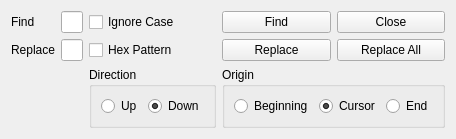
<?xml version="1.0" encoding="UTF-8"?>
<ui version="4.0">
 <class>BinaryFinder</class>
 <widget class="QFrame" name="BinaryFinder">
  <property name="geometry">
   <rect>
    <x>0</x>
    <y>0</y>
    <width>437</width>
    <height>126</height>
   </rect>
  </property>
  <layout class="QGridLayout" name="layout">
   <item row="0" column="0">
    <widget class="QLabel" name="findLabel">
     <property name="text">
      <string>Find</string>
     </property>
    </widget>
   </item>
   <item row="0" column="1">
    <widget class="QLineEdit" name="findEdit">
     <property name="maxLength">
      <number>255</number>
     </property>
     <property name="dragEnabled">
      <bool>true</bool>
     </property>
    </widget>
   </item>
   <item row="0" column="2">
    <widget class="QCheckBox" name="findCheckBox">
     <property name="text">
      <string>Ignore Case</string>
     </property>
    </widget>
   </item>
   <item row="0" column="3">
    <widget class="QPushButton" name="findButton">
     <property name="text">
      <string>Find</string>
     </property>
     <property name="autoDefault">
      <bool>false</bool>
     </property>
    </widget>
   </item>
   <item row="0" column="4">
    <widget class="QPushButton" name="closeButton">
     <property name="text">
      <string>Close</string>
     </property>
     <property name="autoDefault">
      <bool>false</bool>
     </property>
    </widget>
   </item>
   <item row="1" column="0">
    <widget class="QLabel" name="replaceLabel">
     <property name="text">
      <string>Replace</string>
     </property>
    </widget>
   </item>
   <item row="1" column="1">
    <widget class="QLineEdit" name="replaceEdit">
     <property name="maxLength">
      <number>255</number>
     </property>
     <property name="dragEnabled">
      <bool>true</bool>
     </property>
    </widget>
   </item>
   <item row="1" column="2">
    <widget class="QCheckBox" name="replaceCheckBox">
     <property name="text">
      <string>Hex Pattern</string>
     </property>
    </widget>
   </item>
   <item row="1" column="3">
    <widget class="QPushButton" name="replaceButton">
     <property name="text">
      <string>Replace</string>
     </property>
     <property name="autoDefault">
      <bool>false</bool>
     </property>
    </widget>
   </item>
   <item row="1" column="4">
    <widget class="QPushButton" name="replaceAllButton">
     <property name="text">
      <string>Replace All</string>
     </property>
     <property name="autoDefault">
      <bool>false</bool>
     </property>
    </widget>
   </item>
   <item row="2" column="2">
    <widget class="QGroupBox" name="directionBox">
     <property name="title">
      <string>Direction</string>
     </property>
     <layout class="QHBoxLayout" name="directionLayout">
      <item>
       <widget class="QRadioButton" name="upButton">
        <property name="text">
         <string>Up</string>
        </property>
        <property name="checked">
         <bool>false</bool>
        </property>
       </widget>
      </item>
      <item>
       <widget class="QRadioButton" name="downButton">
        <property name="text">
         <string>Down</string>
        </property>
        <property name="checked">
         <bool>true</bool>
        </property>
       </widget>
      </item>
     </layout>
    </widget>
   </item>
   <item row="2" column="3" colspan="2">
    <widget class="QGroupBox" name="originBox">
     <property name="title">
      <string>Origin</string>
     </property>
     <layout class="QHBoxLayout" name="originLayout">
      <item>
       <widget class="QRadioButton" name="beginningButton">
        <property name="text">
         <string>Beginning</string>
        </property>
        <property name="checked">
         <bool>false</bool>
        </property>
       </widget>
      </item>
      <item>
       <widget class="QRadioButton" name="cursorButton">
        <property name="text">
         <string>Cursor</string>
        </property>
        <property name="checked">
         <bool>true</bool>
        </property>
       </widget>
      </item>
      <item>
       <widget class="QRadioButton" name="endButton">
        <property name="text">
         <string>End</string>
        </property>
        <property name="checked">
         <bool>false</bool>
        </property>
       </widget>
      </item>
     </layout>
    </widget>
   </item>
  </layout>
 </widget>
 <tabstops>
  <tabstop>findEdit</tabstop>
  <tabstop>findCheckBox</tabstop>
  <tabstop>findButton</tabstop>
  <tabstop>closeButton</tabstop>
  <tabstop>replaceEdit</tabstop>
  <tabstop>replaceCheckBox</tabstop>
  <tabstop>replaceButton</tabstop>
  <tabstop>replaceAllButton</tabstop>
  <tabstop>upButton</tabstop>
  <tabstop>downButton</tabstop>
  <tabstop>beginningButton</tabstop>
  <tabstop>cursorButton</tabstop>
  <tabstop>endButton</tabstop>
 </tabstops>
 <resources/>
 <connections/>
</ui>
